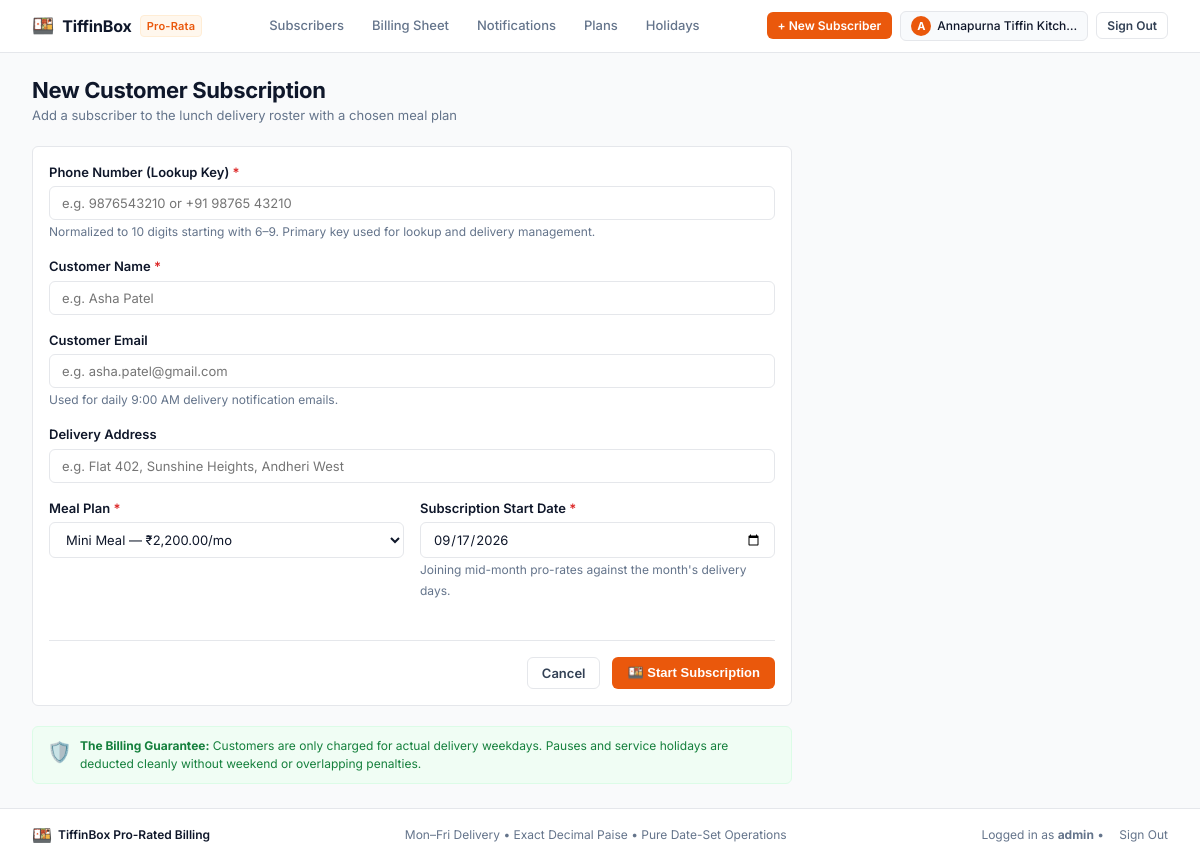
The page /customers/new (signed in) on the database its author committed.
### tables this page shows
CREATE TABLE owners (          -- business owner accounts
  id INTEGER PRIMARY KEY AUTOINCREMENT,
  username TEXT UNIQUE NOT NULL,
  email TEXT UNIQUE NOT NULL,
  password_hash TEXT NOT NULL,
  business_name TEXT NOT NULL,
  created_at TEXT NOT NULL
);

### app.py (the view, shortened to what this page needs)
    @app.route("/customers/new", methods=["GET", "POST"])
    @login_required
    def subscribe_customer():
        today_iso = date.today().isoformat()
        plans = get_all_plans(include_inactive=False)
        return render_template("subscribe.html", plans=plans, today_iso=today_iso)

### app.py (called while the page is built)
def login_required(f):
    @wraps(f)
    def decorated_function(*args, **kwargs):
        if not session.get("owner_id"):
            flash("Please sign in to access the owner portal.", "warning")
            return redirect(url_for("owner_login", next=request.url))
        return f(*args, **kwargs)
    return decorated_function

### tiffin/db.py (called while the page is built)
def get_db_path(custom_path: Optional[str] = None) -> str:
    if custom_path:
        return custom_path
    if has_app_context() and current_app and "DATABASE" in current_app.config:
        return current_app.config["DATABASE"]
    return os.path.join(os.getcwd(), DEFAULT_DB_FILENAME)

def get_db(custom_path: Optional[str] = None) -> sqlite3.Connection:
    db_path = get_db_path(custom_path)
    if has_app_context():
        if "_database" not in g:
            conn = sqlite3.connect(db_path)
            conn.row_factory = sqlite3.Row
            conn.execute("PRAGMA foreign_keys = ON;")
            g._database = conn
        return g._database
    conn = sqlite3.connect(db_path)
    conn.row_factory = sqlite3.Row
    conn.execute("PRAGMA foreign_keys = ON;")
    return conn

### tiffin/models.py (called while the page is built)
    @property
    def monthly_price_formatted(self) -> str:
        return f"₹{self.monthly_price_paise / 100:,.2f}"

### tiffin/repository.py (called while the page is built)
def _row_to_plan(row) -> Plan:
    return Plan(
        id=row["id"],
        code=row["code"],
        name=row["name"],
        monthly_price_paise=row["monthly_price_paise"],
        is_active=bool(row["is_active"]),
    )

def get_all_plans(include_inactive: bool = True) -> list[Plan]:
    conn = get_db()
    sql = "SELECT * FROM plans"
    if not include_inactive:
        sql += " WHERE is_active = 1"
    sql += " ORDER BY monthly_price_paise ASC"
    rows = conn.execute(sql).fetchall()
    return [_row_to_plan(r) for r in rows]

def _row_to_owner(row) -> Owner:
    return Owner(
        id=row["id"],
        username=row["username"],
        email=row["email"],
        password_hash=row["password_hash"],
        business_name=row["business_name"],
        created_at=row["created_at"],
    )

def get_owner_by_id(owner_id: int) -> Optional[Owner]:
    conn = get_db()
    row = conn.execute("SELECT * FROM owners WHERE id = ?", (owner_id,)).fetchone()
    return _row_to_owner(row) if row else None

### templates/subscribe.html (shortened to what this page needs)
{% extends "base.html" %}
{% block content %}
<div class="form-page-container">
  <div class="page-header">
    <div class="page-title-group">
      <h1>New Customer Subscription</h1>
      <p class="page-subtitle">Add a subscriber to the lunch delivery roster with a chosen meal plan</p>
    </div>
  </div>
  <div class="card">
    <div class="card-body">
      <form action="{{ url_for('subscribe_customer') }}" method="POST">
        <div class="form-group">
          <label class="form-label" for="phone">
            Phone Number (Lookup Key) <span class="required">*</span>
          </label>
          <input
            type="tel"
            id="phone"
            name="phone"
            value="{{ form_data.phone if form_data else '' }}"
            placeholder="e.g. 9876543210 or +91 98765 43210"
            class="form-control"
            required
            autocomplete="tel"
          >
          <span class="form-text">
            Normalized to 10 digits starting with 6–9. Primary key used for lookup and delivery management.
          </span>
        </div>
        <div class="form-group">
          <label class="form-label" for="name">
            Customer Name <span class="required">*</span>
          </label>
          <input
            type="text"
            id="name"
            name="name"
            value="{{ form_data.name if form_data else '' }}"
            placeholder="e.g. Asha Patel"
            class="form-control"
            required
          >
        </div>
        <div class="form-group">
          <label class="form-label" for="email">
            Customer Email
          </label>
          <input
            type="email"
            id="email"
            name="email"
            value="{{ form_data.email if form_data else '' }}"
            placeholder="e.g. asha.patel@gmail.com"
            class="form-control"
          >
          <span class="form-text">Used for daily 9:00 AM delivery notification emails.</span>
        </div>
        <div class="form-group">
          <label class="form-label" for="address">
            Delivery Address
          </label>
          <input
            type="text"
            id="address"
            name="address"
            value="{{ form_data.address if form_data else '' }}"
            placeholder="e.g. Flat 402, Sunshine Heights, Andheri West"
            class="form-control"
          >
        </div>
        <div class="form-row">
          <div class="form-group">
            <label class="form-label" for="plan_id">
              Meal Plan <span class="required">*</span>
            </label>
            <select id="plan_id" name="plan_id" class="form-control" required>
              {% for plan in plans %}
                <option value="{{ plan.id }}" {% if form_data and form_data.plan_id == (plan.id|string) %}selected{% endif %}>
                  {{ plan.name }} — {{ plan.monthly_price_formatted }}/mo
                </option>
              {% endfor %}
            </select>
          </div>
          <div class="form-group">
            <label class="form-label" for="start_date">
              Subscription Start Date <span class="required">*</span>
            </label>
            <input
              type="date"
              id="start_date"
              name="start_date"
              value="{{ form_data.start_date if form_data else today_iso }}"
              class="form-control"
              required
            >
            <span class="form-text">Joining mid-month pro-rates against the month's delivery days.</span>
          </div>
        </div>
        <div style="display: flex; align-items: center; justify-content: flex-end; gap: 0.75rem; margin-top: 1.5rem; padding-top: 1rem; border-top: 1px solid var(--neutral-border);">
          <a href="{{ url_for('customers_roster') }}" class="btn btn-secondary">Cancel</a>
          <button type="submit" class="btn btn-primary">
            🍱 Start Subscription
          </button>
        </div>
      </form>
    </div>
  </div>
  <div class="guarantee-banner">
    <span style="font-size: 1.25rem;">🛡️</span>
    <div>
      <strong>The Billing Guarantee:</strong> Customers are only charged for actual delivery weekdays. Pauses and service holidays are deducted cleanly without weekend or overlapping penalties.
    </div>
  </div>
</div>
{% endblock %}

### templates/base.html (shortened to what this page needs)
<!DOCTYPE html>
<html lang="en">
<head>
  <link rel="stylesheet" href="{{ url_for('static', filename='style.css') }}">
</head>
<body>
  <header class="navbar">
    <div class="nav-container">
      <a href="{{ url_for('customer_portal') if current_customer else (url_for('customers_roster') if current_owner else url_for('landing_page')) }}" class="brand">
        <span class="brand-icon">🍱</span>
        <span class="brand-name">TiffinBox</span>
        <span class="brand-tag">Pro-Rata</span>
      </a>
      <nav>
        <ul class="nav-links">
          {% if current_customer %}
            <li>
              <a href="{{ url_for('customer_portal') }}" class="nav-link {% if request.endpoint == 'customer_portal' %}active{% endif %}">
                My Tiffin Portal
              </a>
            </li>
          {% elif current_owner %}
            <li>
              <a href="{{ url_for('customers_roster') }}" class="nav-link {% if request.endpoint in ['customers_roster', 'customer_detail'] %}active{% endif %}">
                Subscribers
              </a>
            </li>
            <li>
              <a href="{{ url_for('billing_sheet') }}" class="nav-link {% if request.endpoint == 'billing_sheet' %}active{% endif %}">
                Billing Sheet
              </a>
            </li>
            <li>
              <a href="{{ url_for('notifications_view') }}" class="nav-link {% if request.endpoint == 'notifications_view' %}active{% endif %}">
                Notifications
              </a>
            </li>
          {% endif %}
          <li>
            <a href="{{ url_for('plans_view') }}" class="nav-link {% if request.endpoint == 'plans_view' %}active{% endif %}">
              Plans
            </a>
          </li>
          <li>
            <a href="{{ url_for('holidays_view') }}" class="nav-link {% if request.endpoint == 'holidays_view' %}active{% endif %}">
              Holidays
            </a>
          </li>
        </ul>
      </nav>
      <div class="nav-actions">
        {% if current_owner %}
          <a href="{{ url_for('subscribe_customer') }}" class="btn btn-primary btn-sm">
            + New Subscriber
          </a>
          <div class="owner-badge" title="Logged in as {{ current_owner.username }}">
            <span class="owner-avatar">{{ current_owner.business_name[:1] | upper }}</span>
            <span class="owner-name">
              {{ current_owner.business_name }}
            </span>
          </div>
          <a href="{{ url_for('owner_logout') }}" class="btn btn-secondary btn-sm" title="Sign out">
            Sign Out
          </a>
        {% endif %}
      </div>
    </div>
  </header>
  <main class="main-content">
    {% block content %}{% endblock %}
  </main>
  <footer class="footer">
    <div class="footer-container">
      <div class="footer-brand">
        <span style="font-size: 1rem;">🍱</span>
        <span>TiffinBox Pro-Rated Billing</span>
      </div>
      <p class="footer-meta">
        Mon–Fri Delivery &bull; Exact Decimal Paise &bull; Pure Date-Set Operations
      </p>
      <div class="footer-links">
        {% if current_customer %}
          <span style="color: var(--text-muted);">Customer: <strong>{{ current_customer.name }}</strong> ({{ current_customer.phone }}) &bull;</span>
          <a href="{{ url_for('customer_portal') }}">My Portal</a>
          <a href="{{ url_for('customer_logout') }}">Sign Out</a>
        {% elif current_owner %}
          <span style="color: var(--text-muted);">Logged in as <strong>{{ current_owner.username }}</strong> &bull;</span>
          <a href="{{ url_for('owner_logout') }}">Sign Out</a>
        {% else %}
          <a href="{{ url_for('customer_login') }}">Customer Portal</a>
          <a href="{{ url_for('owner_login') }}">Kitchen Owner Login</a>
          <a href="{{ url_for('owner_signup') }}">Sign Up</a>
        {% endif %}
      </div>
    </div>
  </footer>
</body>
</html>

### rows shown on the page
owners: business_name "A", business_name "Annapurna Tiffin Kitch…", username "admin"

### other values the page prints
form field plan_id "Mini Meal — ₹2,200.00/mo"
